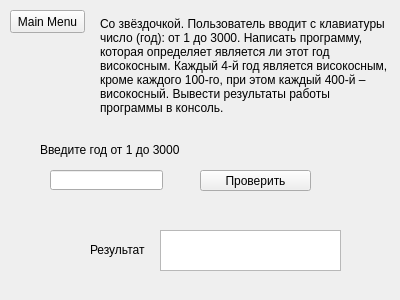
<?xml version="1.0" encoding="UTF-8"?>
<ui version="4.0">
 <class>task5</class>
 <widget class="QWidget" name="task5">
  <property name="geometry">
   <rect>
    <x>0</x>
    <y>0</y>
    <width>400</width>
    <height>300</height>
   </rect>
  </property>
  <property name="windowTitle">
   <string>Homework 4 - Task 5</string>
  </property>
  <widget class="QPushButton" name="mainMenu">
   <property name="geometry">
    <rect>
     <x>10</x>
     <y>10</y>
     <width>75</width>
     <height>23</height>
    </rect>
   </property>
   <property name="text">
    <string>Main Menu</string>
   </property>
  </widget>
  <widget class="QLabel" name="label">
   <property name="geometry">
    <rect>
     <x>100</x>
     <y>10</y>
     <width>291</width>
     <height>111</height>
    </rect>
   </property>
   <property name="text">
    <string>Со звёздочкой. Пользователь вводит с клавиатуры число (год): от 1 до 3000. Написать программу, которая определяет является ли этот год високосным. Каждый 4-й год является високосным, кроме каждого 100-го, при этом каждый 400-й – високосный. Вывести результаты работы программы в консоль.</string>
   </property>
   <property name="wordWrap">
    <bool>true</bool>
   </property>
  </widget>
  <widget class="QLineEdit" name="inputYear">
   <property name="geometry">
    <rect>
     <x>50</x>
     <y>170</y>
     <width>113</width>
     <height>20</height>
    </rect>
   </property>
  </widget>
  <widget class="QPushButton" name="resultButton">
   <property name="geometry">
    <rect>
     <x>200</x>
     <y>170</y>
     <width>111</width>
     <height>21</height>
    </rect>
   </property>
   <property name="text">
    <string>Проверить</string>
   </property>
  </widget>
  <widget class="QPlainTextEdit" name="Result">
   <property name="geometry">
    <rect>
     <x>160</x>
     <y>230</y>
     <width>181</width>
     <height>41</height>
    </rect>
   </property>
  </widget>
  <widget class="QLabel" name="label_2">
   <property name="geometry">
    <rect>
     <x>40</x>
     <y>140</y>
     <width>141</width>
     <height>20</height>
    </rect>
   </property>
   <property name="text">
    <string>Введите год от 1 до 3000</string>
   </property>
  </widget>
  <widget class="QLabel" name="label_3">
   <property name="geometry">
    <rect>
     <x>90</x>
     <y>240</y>
     <width>61</width>
     <height>20</height>
    </rect>
   </property>
   <property name="text">
    <string>Результат</string>
   </property>
  </widget>
 </widget>
 <resources/>
 <connections/>
</ui>
